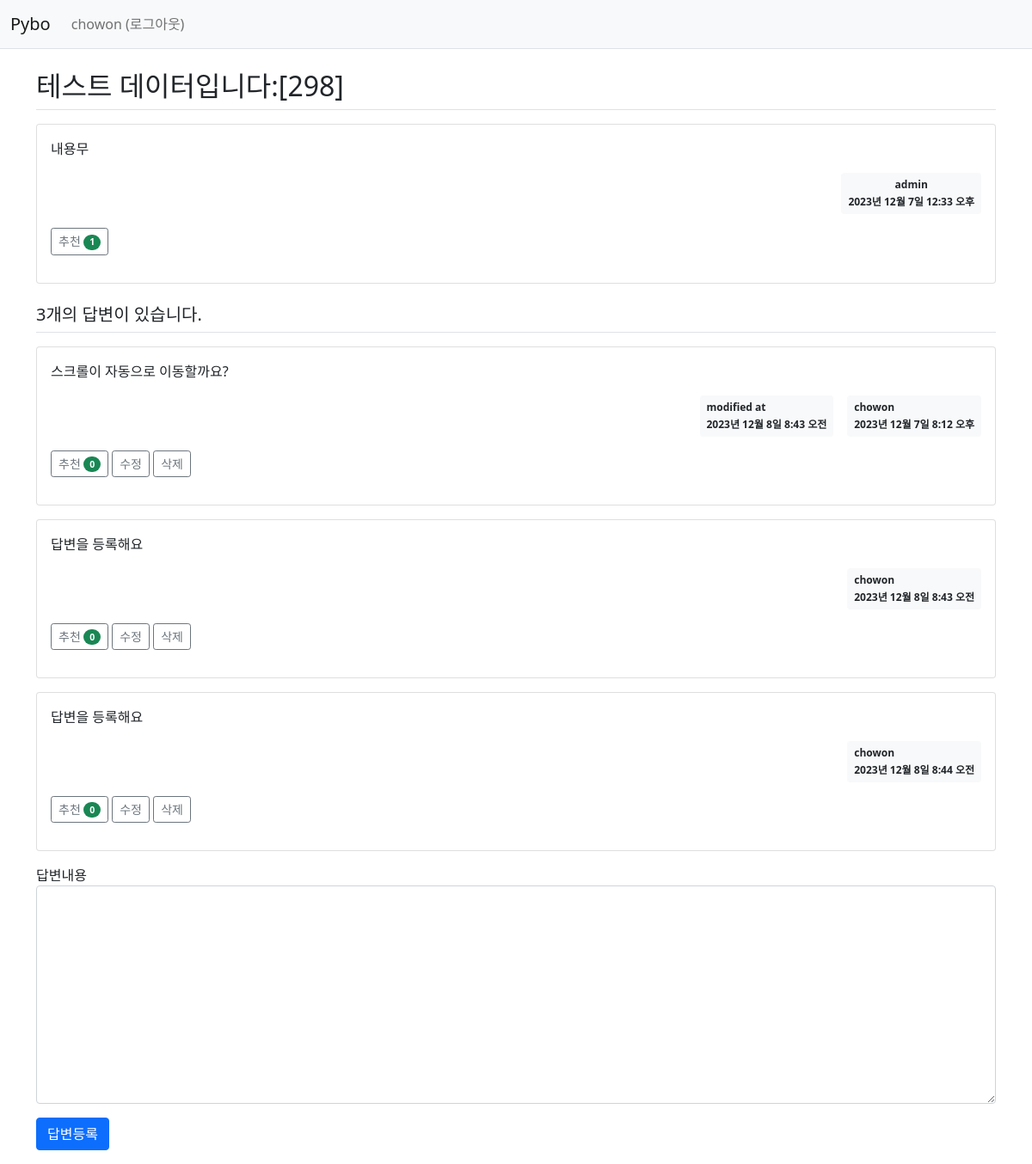
The app's page /pybo/303/ (signed in) with its own data.
### pybo/models.py (models this page shows, shortened)
class Question(models.Model):
    author = models.ForeignKey(User, on_delete=models.CASCADE, related_name='author_question')
    subject = models.CharField(max_length=200)
    content = models.TextField()
    create_date = models.DateTimeField()
    modify_date = models.DateTimeField(null=True, blank=True)
    voter = models.ManyToManyField(User, related_name='voter_question') # 추천인 추가

class Answer(models.Model):
    author = models.ForeignKey(User, on_delete=models.CASCADE, related_name='author_answer')
    question = models.ForeignKey(Question, on_delete = models.CASCADE)
    content = models.TextField()
    create_date = models.DateTimeField()
    modify_date = models.DateTimeField(null=True, blank=True)
    voter = models.ManyToManyField(User, related_name='voter_answer')

### pybo/views/base_views.py (the view)
def detail(request, question_id):
    question = get_object_or_404(Question, pk=question_id)
    context = {'question' : question}
    return render(request, 'pybo/question_detail.html', context)

### pybo/templatetags/pybo_filter.py (called while the page is built)
@register.filter
def mark(value):
    extensions = ["nl2br", "fenced_code"]
    return mark_safe(markdown.markdown(value, extensions=extensions))

### templates/pybo/question_detail.html (shortened to what this page needs)
{% extends 'base.html' %}
{% load pybo_filter %}
{% block content %}
<div class="container my-3">
    <h2 class="border-bottom py-2">{{question.subject}}</h2>
    <div class="card my-3">
        <div class="card-body">
            <div class="card-text">{{ question.content|mark }}</div>
            <div class="d-flex justify-content-end">
                <div class="badge bg-light text-dark p-2 text-strat">
                    <div class="mb-2">{{ question.author.username }}</div>
                    <div>{{ question.create_date }}</div>
                </div>
            </div>
            <div class="my-3">
                <a href="javascript:void(0)" data-uri="{% url 'pybo:question_vote' question.id  %}"
                class="recommend btn btn-sm btn-outline-secondary"> 추천
                 <span class="badge rounded-pill bg-success">{{question.voter.count}}</span>
                </a>
            </div>
        </div>
    </div>
    <h5 class="border-bottom my-3 py-2">{{ question.answer_set.count }}개의 답변이 있습니다.</h5>
    {% for answer in question.answer_set.all %}
    <div class="card my-3">
        <div class="card-body">
            <div class="card-text">{{ answer.content|mark }}</div>
            <div class="d-flex justify-content-end">
                {% if answer.modify_date %}
                <div class="badge bg-light text-dark p-2 text-start mx-3">
                    <div class="mb-2">modified at</div>
                    <div>{{ answer.modify_date }}</div>
                </div>
                {% endif %}
                <div class="badge bg-light text-dark p-2 text-start">
                    <div class="mb-2">{{ answer.author.username }}</div>
                    <div>{{ answer.create_date }}</div>
                </div>
            </div>
            <div class="my-3">
                <a href="javascript:void(0)" data-uri="{% url 'pybo:answer_vote' answer.id  %}"
               class="recommend btn btn-sm btn-outline-secondary"> 추천
                <span class="badge rounded-pill bg-success">{{answer.voter.count}}</span>
                </a>
                {% if request.user == answer.author %}
                <a href="{% url 'pybo:answer_modify' answer.id  %}"
                   class="btn btn-sm btn-outline-secondary">수정</a>
                <a href="#" class="delete btn btn-sm btn-outline-secondary "
                data-uri="{% url 'pybo:answer_delete' answer.id  %}">삭제</a>
                {% endif %}
            </div>
        </div>
    </div>
    {% endfor %}
    <form action="{% url 'pybo:answer_create' question.id %}" method="post" class="my-3">
        <div class="mb-3">
            <lable for="content" class="form-label">답변내용</lable>
            <textarea {% if not user.is_authenticated %}disabled{% endif %}
              name="content" id="content" class="form-control" rows="10"></textarea>
        </div>
        <input type="submit" value="답변등록" class="btn btn-primary">
    </form>
</div>
{% endblock %}

### templates/navbar.html (shortened to what this page needs)
<nav class="navbar navbar-expand-lg navbar-light bg-light border-bottom">
    <div class="container-fluid">
        <a class="navbar-brand" href="{% url 'pybo:index' %}">Pybo</a>
        <div class="collapse navbar-collapse" id="navbarSupportedContent">
            <ul class="navbar-nav me-auto mb-2 mb-lg-0">
                <li class="nav-item">
                    {% if user.is_authenticated %}
                    <a class="nav-link" href="{% url 'common:logout' %}">{{ user.username }} (로그아웃)</a>
                    {% else %}
                    <a class="nav-link" href="{% url 'common:login' %}">로그인</a>
                    {% endif %}
                </li>
            </ul>
        </div>
    </div>
</nav>

### records on screen
Question: subject "테스트 데이터입니다:[298]", content|mark "내용무", author.username "admin", create_date "2023년 12월 7일 12:33 오후", voter.count "1", answer_set.count "3"
Answer: content|mark "스크롤이 자동으로 이동할까요?", modify_date "2023년 12월 8일 8:43 오전", author.username "chowon", create_date "2023년 12월 7일 8:12 오후", voter.count "0", shows "수정"
Answer: content|mark "답변을 등록해요", author.username "chowon", create_date "2023년 12월 8일 8:43 오전", voter.count "0", shows "수정"
Answer: content|mark "답변을 등록해요", author.username "chowon", create_date "2023년 12월 8일 8:44 오전", voter.count "0", shows "수정"

### other values on screen
{{ user.username }} "chowon"
